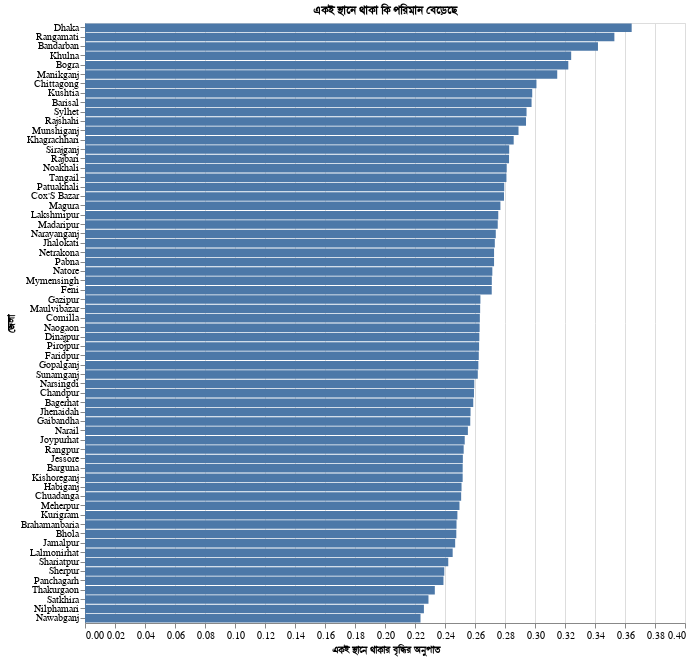

The notebook cell saved with this chart:
### Markdown cell above
কোভিড-১৯ প্যান্ডেমিক এর কারণে মানুষের চলাফেরা তে কি পরিবর্তন এসেছে তার একটি [ডেটাসেট](https://data.humdata.org/dataset/movement-range-maps) ফেইসবুক প্রকাশ করেছে। ফেইসবুক ব্যবহারকারীদের ওয়াইফাই এর ব্যবহার পর্যবেক্ষণ করে ডেটাসেট বানানো হয়েছে। এখানে দেখা হয়েছে লোকেরা বাড়ির তে  অবস্থান করছে, নাকি শহরে ঘুরে বেড়াচ্ছে। এটা প্রতিরোধমূলক ব্যবস্থাগুলি সঠিক পথে পরিচালিত হচ্ছে কিনা সে ব্যাপারে অবহিত করতে পারে।
এই পোস্টে বাংলাদেশের ৬৪ জেলার ডেটা তুলে ধরা হল। 

[ডেটা](https://data.humdata.org/dataset/movement-range-maps)

### Code cell
#hide_input
bn_all_day_ratio_single_tile_users = 'একই স্থানে থাকার বৃদ্ধির অনুপাত'
bn_all_day_ratio_single_title_users_title = 'একই স্থানে থাকা কি পরিমান বেড়েছে'

bdf_latest_date = bdf[bdf['ds'] == bdf['ds'].max()]
bdf_latest_date = bdf_latest_date.sort_values(by=['all_day_ratio_single_tile_users'], ascending=False)

color_var=alt.Color('Type:N', scale=alt.Scale(scheme='tableau20'), legend=None)
barchart = alt.Chart(bdf_latest_date).mark_bar().encode(
    y=alt.Y('polygon_name', axis=alt.Axis(title='জেলা'), sort='-x'),
    x=alt.X('all_day_ratio_single_tile_users', axis=alt.Axis(title=bn_all_day_ratio_single_tile_users)),
    color=color_var,
    tooltip=['polygon_name', 'all_day_ratio_single_tile_users'],
    
).properties(
    title = bn_all_day_ratio_single_title_users_title
)

barchart.properties(width=600, height=600)
#barchart.save('images/district-stay-put.png')

### Figure 1 — Vega-Lite specification as saved in the notebook (floating-point values rounded to 4 significant figures)
{"config": {"view": {"continuousWidth": 400, "continuousHeight": 300}}, "data": {"name": "data-cb6d56a56f2cd53c9fc9e53c1bda6243"}, "mark": "bar", "encoding": {"color": {"type": "nominal", "field": "Type", "legend": null, "scale": {"scheme": "tableau20"}}, "tooltip": [{"type": "nominal", "field": "polygon_name"}, {"type": "quantitative", "field": "all_day_ratio_single_tile_users"}], "x": {"type": "quantitative", "axis": {"title": "একই স্থানে থাকার বৃদ্ধির অনুপাত"}, "field": "all_day_ratio_single_tile_users"}, "y": {"type": "nominal", "axis": {"title": "জেলা"}, "field": "polygon_name", "sort": "-x"}}, "height": 600, "title": "একই স্থানে থাকা কি পরিমান বেড়েছে", "width": 600, "$schema": "https://vega.github.io/schema/vega-lite/v4.8.1.json", "datasets": {"data-cb6d56a56f2cd53c9fc9e53c1bda6243": [{"ds": "2020-06-22T00:00:00", "country": "BGD", "polygon_source": "GADM", "polygon_id": "BGD.3.1_1", "polygon_name": "Dhaka", "all_day_bing_tiles_visited_relative_change": -0.3904, "all_day_ratio_single_tile_users": 0.3644, "baseline_name": "full_february", "baseline_type": "DAY_OF_WEEK"}, {"ds": "2020-06-22T00:00:00", "country": "BGD", "polygon_source": "GADM", "polygon_id": "BGD.2.11_1", "polygon_name": "Rangamati", "all_day_bing_tiles_visited_relative_change": -0.3111, "all_day_ratio_single_tile_users": 0.3529, "baseline_name": "full_february", "baseline_type": "DAY_OF_WEEK"}, {"ds": "2020-06-22T00:00:00", "country": "BGD", "polygon_source": "GADM", "polygon_id": "BGD.2.1_1", "polygon_name": "Bandarban", "all_day_bing_tiles_visited_relative_change": -0.3959, "all_day_ratio_single_tile_users": 0.342, "baseline_name": "full_february", "baseline_type": "DAY_OF_WEEK"}, {"ds": "2020-06-22T00:00:00", "country": "BGD", "polygon_source": "GADM", "polygon_id": "BGD.4.5_1", "polygon_name": "Khulna", "all_day_bing_tiles_visited_relative_change": -0.3113, "all_day_ratio_single_tile_users": 0.3241, "baseline_name": "full_february", "baseline_type": "DAY_OF_WEEK"}, {"ds": "2020-06-22T00:00:00", "country": "BGD", "polygon_source": "GADM", "polygon_id": "BGD.5.1_1", "polygon_name": "Bogra", "all_day_bing_tiles_visited_relative_change": -0.2412, "all_day_ratio_single_tile_users": 0.3222, "baseline_name": "full_february", "baseline_type": "DAY_OF_WEEK"}, {"ds": "2020-06-22T00:00:00", "country": "BGD", "polygon_source": "GADM", "polygon_id": "BGD.3.8_1", "polygon_name": "Manikganj", "all_day_bing_tiles_visited_relative_change": -0.2637, "all_day_ratio_single_tile_users": 0.3148, "baseline_name": "full_february", "baseline_type": "DAY_OF_WEEK"}, {"ds": "2020-06-22T00:00:00", "country": "BGD", "polygon_source": "GADM", "polygon_id": "BGD.2.4_1", "polygon_name": "Chittagong", "all_day_bing_tiles_visited_relative_change": -0.3204, "all_day_ratio_single_tile_users": 0.301, "baseline_name": "full_february", "baseline_type": "DAY_OF_WEEK"}, {"ds": "2020-06-22T00:00:00", "country": "BGD", "polygon_source": "GADM", "polygon_id": "BGD.4.6_1", "polygon_name": "Kushtia", "all_day_bing_tiles_visited_relative_change": -0.2052, "all_day_ratio_single_tile_users": 0.2982, "baseline_name": "full_february", "baseline_type": "DAY_OF_WEEK"}, {"ds": "2020-06-22T00:00:00", "country": "BGD", "polygon_source": "GADM", "polygon_id": "BGD.1.2_1", "polygon_name": "Barisal", "all_day_bing_tiles_visited_relative_change": -0.242, "all_day_ratio_single_tile_users": 0.2977, "baseline_name": "full_february", "baseline_type": "DAY_OF_WEEK"}, {"ds": "2020-06-22T00:00:00", "country": "BGD", "polygon_source": "GADM", "polygon_id": "BGD.7.4_1", "polygon_name": "Sylhet", "all_day_bing_tiles_visited_relative_change": -0.3313, "all_day_ratio_single_tile_users": 0.2944, "baseline_name": "full_february", "baseline_type": "DAY_OF_WEEK"}, {"ds": "2020-06-22T00:00:00", "country": "BGD", "polygon_source": "GADM", "polygon_id": "BGD.5.7_1", "polygon_name": "Rajshahi", "all_day_bing_tiles_visited_relative_change": -0.2071, "all_day_ratio_single_tile_users": 0.294, "baseline_name": "full_february", "baseline_type": "DAY_OF_WEEK"}, {"ds": "2020-06-22T00:00:00", "country": "BGD", "polygon_source": "GADM", "polygon_id": "BGD.3.9_1", "polygon_name": "Munshiganj", "all_day_bing_tiles_visited_relative_change": -0.2032, "all_day_ratio_single_tile_users": 0.289, "baseline_name": "full_february", "baseline_type": "DAY_OF_WEEK"}, {"ds": "2020-06-22T00:00:00", "country": "BGD", "polygon_source": "GADM", "polygon_id": "BGD.2.8_1", "polygon_name": "Khagrachhari", "all_day_bing_tiles_visited_relative_change": -0.2213, "all_day_ratio_single_tile_users": 0.2858, "baseline_name": "full_february", "baseline_type": "DAY_OF_WEEK"}, {"ds": "2020-06-22T00:00:00", "country": "BGD", "polygon_source": "GADM", "polygon_id": "BGD.5.8_1", "polygon_name": "Sirajganj", "all_day_bing_tiles_visited_relative_change": -0.2286, "all_day_ratio_single_tile_users": 0.2828, "baseline_name": "full_february", "baseline_type": "DAY_OF_WEEK"}, {"ds": "2020-06-22T00:00:00", "country": "BGD", "polygon_source": "GADM", "polygon_id": "BGD.3.14_1", "polygon_name": "Rajbari", "all_day_bing_tiles_visited_relative_change": -0.2369, "all_day_ratio_single_tile_users": 0.2827, "baseline_name": "full_february", "baseline_type": "DAY_OF_WEEK"}, {"ds": "2020-06-22T00:00:00", "country": "BGD", "polygon_source": "GADM", "polygon_id": "BGD.2.10_1", "polygon_name": "Noakhali", "all_day_bing_tiles_visited_relative_change": -0.2958, "all_day_ratio_single_tile_users": 0.2811, "baseline_name": "full_february", "baseline_type": "DAY_OF_WEEK"}, {"ds": "2020-06-22T00:00:00", "country": "BGD", "polygon_source": "GADM", "polygon_id": "BGD.3.17_1", "polygon_name": "Tangail", "all_day_bing_tiles_visited_relative_change": -0.224, "all_day_ratio_single_tile_users": 0.281, "baseline_name": "full_february", "baseline_type": "DAY_OF_WEEK"}, {"ds": "2020-06-22T00:00:00", "country": "BGD", "polygon_source": "GADM", "polygon_id": "BGD.1.5_1", "polygon_name": "Patuakhali", "all_day_bing_tiles_visited_relative_change": -0.1959, "all_day_ratio_single_tile_users": 0.2795, "baseline_name": "full_february", "baseline_type": "DAY_OF_WEEK"}, {"ds": "2020-06-22T00:00:00", "country": "BGD", "polygon_source": "GADM", "polygon_id": "BGD.2.6_1", "polygon_name": "Cox'S Bazar", "all_day_bing_tiles_visited_relative_change": -0.3812, "all_day_ratio_single_tile_users": 0.2793, "baseline_name": "full_february", "baseline_type": "DAY_OF_WEEK"}, {"ds": "2020-06-22T00:00:00", "country": "BGD", "polygon_source": "GADM", "polygon_id": "BGD.4.7_1", "polygon_name": "Magura", "all_day_bing_tiles_visited_relative_change": -0.2132, "all_day_ratio_single_tile_users": 0.2769, "baseline_name": "full_february", "baseline_type": "DAY_OF_WEEK"}, {"ds": "2020-06-22T00:00:00", "country": "BGD", "polygon_source": "GADM", "polygon_id": "BGD.2.9_1", "polygon_name": "Lakshmipur", "all_day_bing_tiles_visited_relative_change": -0.3195, "all_day_ratio_single_tile_users": 0.2755, "baseline_name": "full_february", "baseline_type": "DAY_OF_WEEK"}, {"ds": "2020-06-22T00:00:00", "country": "BGD", "polygon_source": "GADM", "polygon_id": "BGD.3.7_1", "polygon_name": "Madaripur", "all_day_bing_tiles_visited_relative_change": -0.2339, "all_day_ratio_single_tile_users": 0.2752, "baseline_name": "full_february", "baseline_type": "DAY_OF_WEEK"}, {"ds": "2020-06-22T00:00:00", "country": "BGD", "polygon_source": "GADM", "polygon_id": "BGD.3.11_1", "polygon_name": "Narayanganj", "all_day_bing_tiles_visited_relative_change": -0.2069, "all_day_ratio_single_tile_users": 0.2738, "baseline_name": "full_february", "baseline_type": "DAY_OF_WEEK"}, {"ds": "2020-06-22T00:00:00", "country": "BGD", "polygon_source": "GADM", "polygon_id": "BGD.1.4_1", "polygon_name": "Jhalokati", "all_day_bing_tiles_visited_relative_change": -0.323, "all_day_ratio_single_tile_users": 0.2732, "baseline_name": "full_february", "baseline_type": "DAY_OF_WEEK"}, {"ds": "2020-06-22T00:00:00", "country": "BGD", "polygon_source": "GADM", "polygon_id": "BGD.3.13_1", "polygon_name": "Netrakona", "all_day_bing_tiles_visited_relative_change": -0.1763, "all_day_ratio_single_tile_users": 0.2727, "baseline_name": "full_february", "baseline_type": "DAY_OF_WEEK"}, {"ds": "2020-06-22T00:00:00", "country": "BGD", "polygon_source": "GADM", "polygon_id": "BGD.5.6_1", "polygon_name": "Pabna", "all_day_bing_tiles_visited_relative_change": -0.1812, "all_day_ratio_single_tile_users": 0.2727, "baseline_name": "full_february", "baseline_type": "DAY_OF_WEEK"}, {"ds": "2020-06-22T00:00:00", "country": "BGD", "polygon_source": "GADM", "polygon_id": "BGD.5.4_1", "polygon_name": "Natore", "all_day_bing_tiles_visited_relative_change": -0.134, "all_day_ratio_single_tile_users": 0.2716, "baseline_name": "full_february", "baseline_type": "DAY_OF_WEEK"}, {"ds": "2020-06-22T00:00:00", "country": "BGD", "polygon_source": "GADM", "polygon_id": "BGD.3.10_1", "polygon_name": "Mymensingh", "all_day_bing_tiles_visited_relative_change": -0.2123, "all_day_ratio_single_tile_users": 0.2712, "baseline_name": "full_february", "baseline_type": "DAY_OF_WEEK"}, {"ds": "2020-06-22T00:00:00", "country": "BGD", "polygon_source": "GADM", "polygon_id": "BGD.2.7_1", "polygon_name": "Feni", "all_day_bing_tiles_visited_relative_change": -0.2663, "all_day_ratio_single_tile_users": 0.2712, "baseline_name": "full_february", "baseline_type": "DAY_OF_WEEK"}, {"ds": "2020-06-22T00:00:00", "country": "BGD", "polygon_source": "GADM", "polygon_id": "BGD.3.3_1", "polygon_name": "Gazipur", "all_day_bing_tiles_visited_relative_change": -0.2369, "all_day_ratio_single_tile_users": 0.2636, "baseline_name": "full_february", "baseline_type": "DAY_OF_WEEK"}, {"ds": "2020-06-22T00:00:00", "country": "BGD", "polygon_source": "GADM", "polygon_id": "BGD.7.2_1", "polygon_name": "Maulvibazar", "all_day_bing_tiles_visited_relative_change": -0.2807, "all_day_ratio_single_tile_users": 0.2634, "baseline_name": "full_february", "baseline_type": "DAY_OF_WEEK"}, {"ds": "2020-06-22T00:00:00", "country": "BGD", "polygon_source": "GADM", "polygon_id": "BGD.2.5_1", "polygon_name": "Comilla", "all_day_bing_tiles_visited_relative_change": -0.285, "all_day_ratio_single_tile_users": 0.2632, "baseline_name": "full_february", "baseline_type": "DAY_OF_WEEK"}, {"ds": "2020-06-22T00:00:00", "country": "BGD", "polygon_source": "GADM", "polygon_id": "BGD.5.3_1", "polygon_name": "Naogaon", "all_day_bing_tiles_visited_relative_change": -0.115, "all_day_ratio_single_tile_users": 0.2631, "baseline_name": "full_february", "baseline_type": "DAY_OF_WEEK"}, {"ds": "2020-06-22T00:00:00", "country": "BGD", "polygon_source": "GADM", "polygon_id": "BGD.6.1_1", "polygon_name": "Dinajpur", "all_day_bing_tiles_visited_relative_change": -0.1374, "all_day_ratio_single_tile_users": 0.2629, "baseline_name": "full_february", "baseline_type": "DAY_OF_WEEK"}, {"ds": "2020-06-22T00:00:00", "country": "BGD", "polygon_source": "GADM", "polygon_id": "BGD.1.6_1", "polygon_name": "Pirojpur", "all_day_bing_tiles_visited_relative_change": -0.1839, "all_day_ratio_single_tile_users": 0.2627, "baseline_name": "full_february", "baseline_type": "DAY_OF_WEEK"}, {"ds": "2020-06-22T00:00:00", "country": "BGD", "polygon_source": "GADM", "polygon_id": "BGD.3.2_1", "polygon_name": "Faridpur", "all_day_bing_tiles_visited_relative_change": -0.1984, "all_day_ratio_single_tile_users": 0.2625, "baseline_name": "full_february", "baseline_type": "DAY_OF_WEEK"}, {"ds": "2020-06-22T00:00:00", "country": "BGD", "polygon_source": "GADM", "polygon_id": "BGD.3.4_1", "polygon_name": "Gopalganj", "all_day_bing_tiles_visited_relative_change": -0.1407, "all_day_ratio_single_tile_users": 0.2622, "baseline_name": "full_february", "baseline_type": "DAY_OF_WEEK"}, {"ds": "2020-06-22T00:00:00", "country": "BGD", "polygon_source": "GADM", "polygon_id": "BGD.7.3_1", "polygon_name": "Sunamganj", "all_day_bing_tiles_visited_relative_change": -0.2739, "all_day_ratio_single_tile_users": 0.2619, "baseline_name": "full_february", "baseline_type": "DAY_OF_WEEK"}, {"ds": "2020-06-22T00:00:00", "country": "BGD", "polygon_source": "GADM", "polygon_id": "BGD.3.12_1", "polygon_name": "Narsingdi", "all_day_bing_tiles_visited_relative_change": -0.2082, "all_day_ratio_single_tile_users": 0.2595, "baseline_name": "full_february", "baseline_type": "DAY_OF_WEEK"}, {"ds": "2020-06-22T00:00:00", "country": "BGD", "polygon_source": "GADM", "polygon_id": "BGD.2.3_1", "polygon_name": "Chandpur", "all_day_bing_tiles_visited_relative_change": -0.2053, "all_day_ratio_single_tile_users": 0.2593, "baseline_name": "full_february", "baseline_type": "DAY_OF_WEEK"}, {"ds": "2020-06-22T00:00:00", "country": "BGD", "polygon_source": "GADM", "polygon_id": "BGD.4.1_1", "polygon_name": "Bagerhat", "all_day_bing_tiles_visited_relative_change": -0.173, "all_day_ratio_single_tile_users": 0.2588, "baseline_name": "full_february", "baseline_type": "DAY_OF_WEEK"}, {"ds": "2020-06-22T00:00:00", "country": "BGD", "polygon_source": "GADM", "polygon_id": "BGD.4.4_1", "polygon_name": "Jhenaidah", "all_day_bing_tiles_visited_relative_change": -0.1839, "all_day_ratio_single_tile_users": 0.257, "baseline_name": "full_february", "baseline_type": "DAY_OF_WEEK"}, {"ds": "2020-06-22T00:00:00", "country": "BGD", "polygon_source": "GADM", "polygon_id": "BGD.6.2_1", "polygon_name": "Gaibandha", "all_day_bing_tiles_visited_relative_change": -0.1605, "all_day_ratio_single_tile_users": 0.2568, "baseline_name": "full_february", "baseline_type": "DAY_OF_WEEK"}, {"ds": "2020-06-22T00:00:00", "country": "BGD", "polygon_source": "GADM", "polygon_id": "BGD.4.9_1", "polygon_name": "Narail", "all_day_bing_tiles_visited_relative_change": -0.2335, "all_day_ratio_single_tile_users": 0.2553, "baseline_name": "full_february", "baseline_type": "DAY_OF_WEEK"}, {"ds": "2020-06-22T00:00:00", "country": "BGD", "polygon_source": "GADM", "polygon_id": "BGD.5.2_1", "polygon_name": "Joypurhat", "all_day_bing_tiles_visited_relative_change": -0.1385, "all_day_ratio_single_tile_users": 0.2531, "baseline_name": "full_february", "baseline_type": "DAY_OF_WEEK"}, {"ds": "2020-06-22T00:00:00", "country": "BGD", "polygon_source": "GADM", "polygon_id": "BGD.6.7_1", "polygon_name": "Rangpur", "all_day_bing_tiles_visited_relative_change": -0.1961, "all_day_ratio_single_tile_users": 0.2525, "baseline_name": "full_february", "baseline_type": "DAY_OF_WEEK"}, {"ds": "2020-06-22T00:00:00", "country": "BGD", "polygon_source": "GADM", "polygon_id": "BGD.4.3_1", "polygon_name": "Jessore", "all_day_bing_tiles_visited_relative_change": -0.2019, "all_day_ratio_single_tile_users": 0.2519, "baseline_name": "full_february", "baseline_type": "DAY_OF_WEEK"}, {"ds": "2020-06-22T00:00:00", "country": "BGD", "polygon_source": "GADM", "polygon_id": "BGD.1.1_1", "polygon_name": "Barguna", "all_day_bing_tiles_visited_relative_change": -0.1763, "all_day_ratio_single_tile_users": 0.2518, "baseline_name": "full_february", "baseline_type": "DAY_OF_WEEK"}, {"ds": "2020-06-22T00:00:00", "country": "BGD", "polygon_source": "GADM", "polygon_id": "BGD.3.6_1", "polygon_name": "Kishoreganj", "all_day_bing_tiles_visited_relative_change": -0.1696, "all_day_ratio_single_tile_users": 0.2518, "baseline_name": "full_february", "baseline_type": "DAY_OF_WEEK"}, {"ds": "2020-06-22T00:00:00", "country": "BGD", "polygon_source": "GADM", "polygon_id": "BGD.7.1_1", "polygon_name": "Habiganj", "all_day_bing_tiles_visited_relative_change": -0.2361, "all_day_ratio_single_tile_users": 0.251, "baseline_name": "full_february", "baseline_type": "DAY_OF_WEEK"}, {"ds": "2020-06-22T00:00:00", "country": "BGD", "polygon_source": "GADM", "polygon_id": "BGD.4.2_1", "polygon_name": "Chuadanga", "all_day_bing_tiles_visited_relative_change": -0.1125, "all_day_ratio_single_tile_users": 0.2508, "baseline_name": "full_february", "baseline_type": "DAY_OF_WEEK"}, {"ds": "2020-06-22T00:00:00", "country": "BGD", "polygon_source": "GADM", "polygon_id": "BGD.4.8_1", "polygon_name": "Meherpur", "all_day_bing_tiles_visited_relative_change": -0.183, "all_day_ratio_single_tile_users": 0.2497, "baseline_name": "full_february", "baseline_type": "DAY_OF_WEEK"}, {"ds": "2020-06-22T00:00:00", "country": "BGD", "polygon_source": "GADM", "polygon_id": "BGD.6.3_1", "polygon_name": "Kurigram", "all_day_bing_tiles_visited_relative_change": -0.1457, "all_day_ratio_single_tile_users": 0.2483, "baseline_name": "full_february", "baseline_type": "DAY_OF_WEEK"}, {"ds": "2020-06-22T00:00:00", "country": "BGD", "polygon_source": "GADM", "polygon_id": "BGD.2.2_1", "polygon_name": "Brahamanbaria", "all_day_bing_tiles_visited_relative_change": -0.2177, "all_day_ratio_single_tile_users": 0.2477, "baseline_name": "full_february", "baseline_type": "DAY_OF_WEEK"}, {"ds": "2020-06-22T00:00:00", "country": "BGD", "polygon_source": "GADM", "polygon_id": "BGD.1.3_1", "polygon_name": "Bhola", "all_day_bing_tiles_visited_relative_change": -0.2097, "all_day_ratio_single_tile_users": 0.2475, "baseline_name": "full_february", "baseline_type": "DAY_OF_WEEK"}, {"ds": "2020-06-22T00:00:00", "country": "BGD", "polygon_source": "GADM", "polygon_id": "BGD.3.5_1", "polygon_name": "Jamalpur", "all_day_bing_tiles_visited_relative_change": -0.1455, "all_day_ratio_single_tile_users": 0.2468, "baseline_name": "full_february", "baseline_type": "DAY_OF_WEEK"}, {"ds": "2020-06-22T00:00:00", "country": "BGD", "polygon_source": "GADM", "polygon_id": "BGD.6.4_1", "polygon_name": "Lalmonirhat", "all_day_bing_tiles_visited_relative_change": -0.1744, "all_day_ratio_single_tile_users": 0.2451, "baseline_name": "full_february", "baseline_type": "DAY_OF_WEEK"}, {"ds": "2020-06-22T00:00:00", "country": "BGD", "polygon_source": "GADM", "polygon_id": "BGD.3.15_1", "polygon_name": "Shariatpur", "all_day_bing_tiles_visited_relative_change": -0.1672, "all_day_ratio_single_tile_users": 0.2422, "baseline_name": "full_february", "baseline_type": "DAY_OF_WEEK"}, {"ds": "2020-06-22T00:00:00", "country": "BGD", "polygon_source": "GADM", "polygon_id": "BGD.3.16_1", "polygon_name": "Sherpur", "all_day_bing_tiles_visited_relative_change": -0.1546, "all_day_ratio_single_tile_users": 0.2395, "baseline_name": "full_february", "baseline_type": "DAY_OF_WEEK"}, {"ds": "2020-06-22T00:00:00", "country": "BGD", "polygon_source": "GADM", "polygon_id": "BGD.6.6_1", "polygon_name": "Panchagarh", "all_day_bing_tiles_visited_relative_change": -0.1191, "all_day_ratio_single_tile_users": 0.239, "baseline_name": "full_february", "baseline_type": "DAY_OF_WEEK"}, {"ds": "2020-06-22T00:00:00", "country": "BGD", "polygon_source": "GADM", "polygon_id": "BGD.6.8_1", "polygon_name": "Thakurgaon", "all_day_bing_tiles_visited_relative_change": -0.1518, "all_day_ratio_single_tile_users": 0.2332, "baseline_name": "full_february", "baseline_type": "DAY_OF_WEEK"}, {"ds": "2020-06-22T00:00:00", "country": "BGD", "polygon_source": "GADM", "polygon_id": "BGD.4.10_1", "polygon_name": "Satkhira", "all_day_bing_tiles_visited_relative_change": -0.1427, "all_day_ratio_single_tile_users": 0.229, "baseline_name": "full_february", "baseline_type": "DAY_OF_WEEK"}, {"ds": "2020-06-22T00:00:00", "country": "BGD", "polygon_source": "GADM", "polygon_id": "BGD.6.5_1", "polygon_name": "Nilphamari", "all_day_bing_tiles_visited_relative_change": -0.1678, "all_day_ratio_single_tile_users": 0.2259, "baseline_name": "full_february", "baseline_type": "DAY_OF_WEEK"}, {"ds": "2020-06-22T00:00:00", "country": "BGD", "polygon_source": "GADM", "polygon_id": "BGD.5.5_1", "polygon_name": "Nawabganj", "all_day_bing_tiles_visited_relative_change": -0.1295, "all_day_ratio_single_tile_users": 0.2237, "baseline_name": "full_february", "baseline_type": "DAY_OF_WEEK"}]}}
